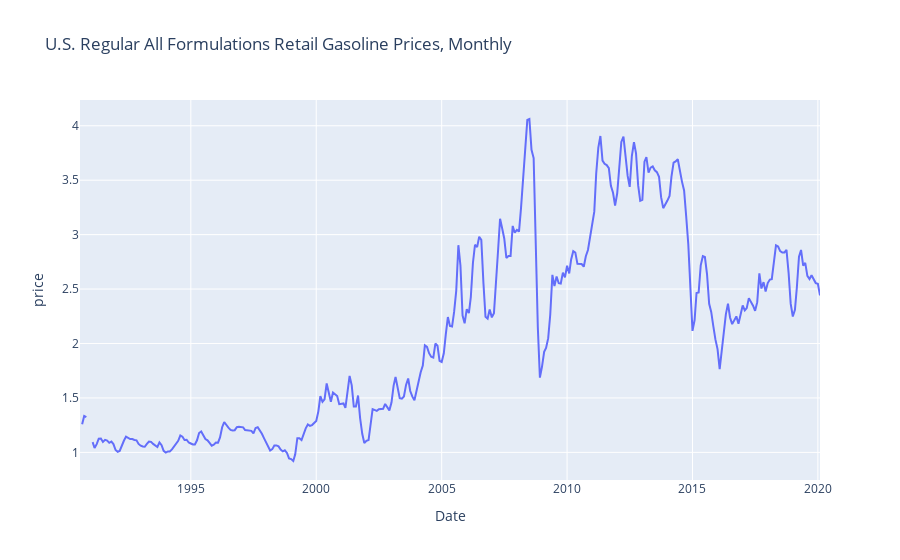

Notebook cell for this chart:
### Markdown cell above
#### using PLOTLY

### Code cell
fig = px.line(prices_df, x="Date", y="price", title=chart_title)
fig.show()

### Figure 1 — Plotly figure (JSON) as saved in the notebook; plotly's stock layout.template omitted (floating-point values rounded to 4 significant figures; data arrays with more than 128 entries replaced by an {"elided": "..."} marker saying what was removed)
{"data": [{"hoverlabel": {"namelength": 0}, "hovertemplate": "Date=%{x}<br>price=%{y}", "legendgroup": "", "line": {"color": "#636efa", "dash": "solid"}, "mode": "lines", "name": "", "showlegend": false, "type": "scatter", "x": {"elided": "355 str values"}, "xaxis": "x", "y": {"elided": "355 float values"}, "yaxis": "y"}], "layout": {"legend": {"tracegroupgap": 0}, "title": {"text": "U.S. Regular All Formulations Retail Gasoline Prices, Monthly"}, "xaxis": {"anchor": "y", "domain": [0, 1], "title": {"text": "Date"}}, "yaxis": {"anchor": "x", "domain": [0, 1], "title": {"text": "price"}}}}
